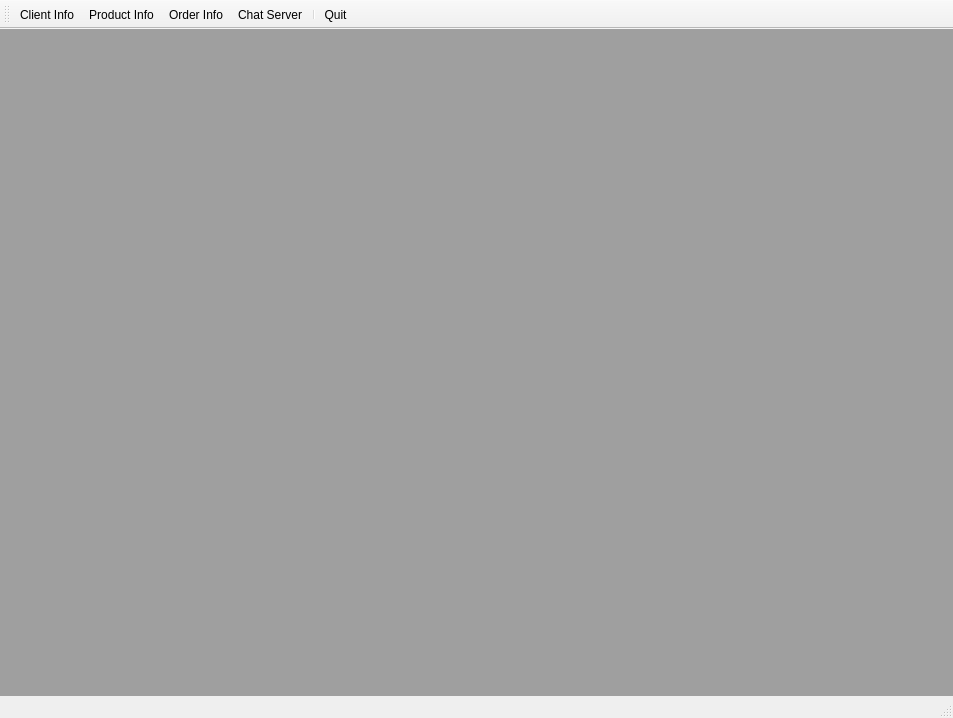
<?xml version="1.0" encoding="UTF-8"?>
<ui version="4.0">
 <class>MainWindow</class>
 <widget class="QMainWindow" name="MainWindow">
 <property name="geometry">
    <rect>
     <x>0</x>
     <y>0</y>
     <width>953</width>
     <height>718</height>
    </rect>
   </property>
   <property name="minimumSize">
    <size>
     <width>600</width>
     <height>500</height>
    </size>
   </property>
   <property name="contextMenuPolicy">
    <enum>Qt::NoContextMenu</enum>
   </property>
   <property name="windowTitle">
    <string>MainWindow</string>
   </property>
   <widget class="QWidget" name="centralwidget">
    <layout class="QHBoxLayout" name="horizontalLayout">
     <property name="leftMargin">
      <number>0</number>
     </property>
     <property name="topMargin">
      <number>0</number>
     </property>
     <property name="rightMargin">
      <number>0</number>
     </property>
     <property name="bottomMargin">
      <number>0</number>
     </property>
     <item>
      <widget class="QMdiArea" name="mdiArea">
       <property name="viewMode">
        <enum>QMdiArea::TabbedView</enum>
       </property>
      </widget>
     </item>
    </layout>
   </widget>
   <widget class="QStatusBar" name="statusbar"/>
   <widget class="QToolBar" name="toolBar">
    <property name="windowTitle">
     <string>toolBar</string>
    </property>
    <property name="toolButtonStyle">
     <enum>Qt::ToolButtonTextUnderIcon</enum>
    </property>
    <attribute name="toolBarArea">
     <enum>TopToolBarArea</enum>
    </attribute>
    <attribute name="toolBarBreak">
     <bool>false</bool>
    </attribute>
    <addaction name="actionClient"/>
    <addaction name="actionProduct"/>
    <addaction name="actionOrder"/>
    <addaction name="actionChat"/>
    <addaction name="separator"/>
    <addaction name="actionQuit"/>
   </widget>
   <action name="actionQuit">
    <property name="icon">
     <iconset resource="resource.qrc">
      <normaloff>:/images/quit.png</normaloff>:/images/quit.png</iconset>
    </property>
    <property name="text">
     <string>Quit</string>
    </property>
   </action>
   <action name="actionClient">
    <property name="icon">
     <iconset resource="resource.qrc">
      <normaloff>:/images/client.png</normaloff>:/images/client.png</iconset>
    </property>
    <property name="text">
     <string>Client Info</string>
    </property>
    <property name="shortcut">
     <string>Ctrl+1</string>
    </property>
   </action>
   <action name="actionProduct">
    <property name="icon">
     <iconset resource="resource.qrc">
      <normaloff>:/images/product.png</normaloff>:/images/product.png</iconset>
    </property>
    <property name="text">
     <string>Product Info</string>
    </property>
    <property name="toolTip">
     <string>Product Info</string>
    </property>
    <property name="shortcut">
     <string>Ctrl+2</string>
    </property>
   </action>
   <action name="actionOrder">
    <property name="icon">
     <iconset resource="resource.qrc">
      <normaloff>:/images/order.png</normaloff>:/images/order.png</iconset>
    </property>
    <property name="text">
     <string>Order Info</string>
    </property>
    <property name="toolTip">
     <string>Order Info</string>
    </property>
    <property name="shortcut">
     <string>Ctrl+3</string>
    </property>
   </action>
   <action name="actionChat">
    <property name="icon">
     <iconset resource="resource.qrc">
      <normaloff>:/images/chat.png</normaloff>:/images/chat.png</iconset>
    </property>
    <property name="text">
     <string>Chat Server</string>
    </property>
    <property name="toolTip">
     <string>Chat Server</string>
    </property>
    <property name="shortcut">
     <string>Ctrl+4</string>
    </property>
   </action>
  </widget>
  <resources>
   <include location="resource.qrc"/>
  </resources>
  <connections>
   <connection>
    <sender>actionQuit</sender>
    <signal>triggered()</signal>
    <receiver>MainWindow</receiver>
    <slot>close()</slot>
    <hints>
     <hint type="sourcelabel">
      <x>-1</x>
      <y>-1</y>
     </hint>
     <hint type="destinationlabel">
      <x>399</x>
      <y>299</y>
     </hint>
    </hints>
   </connection>
  </connections>
 </ui>
